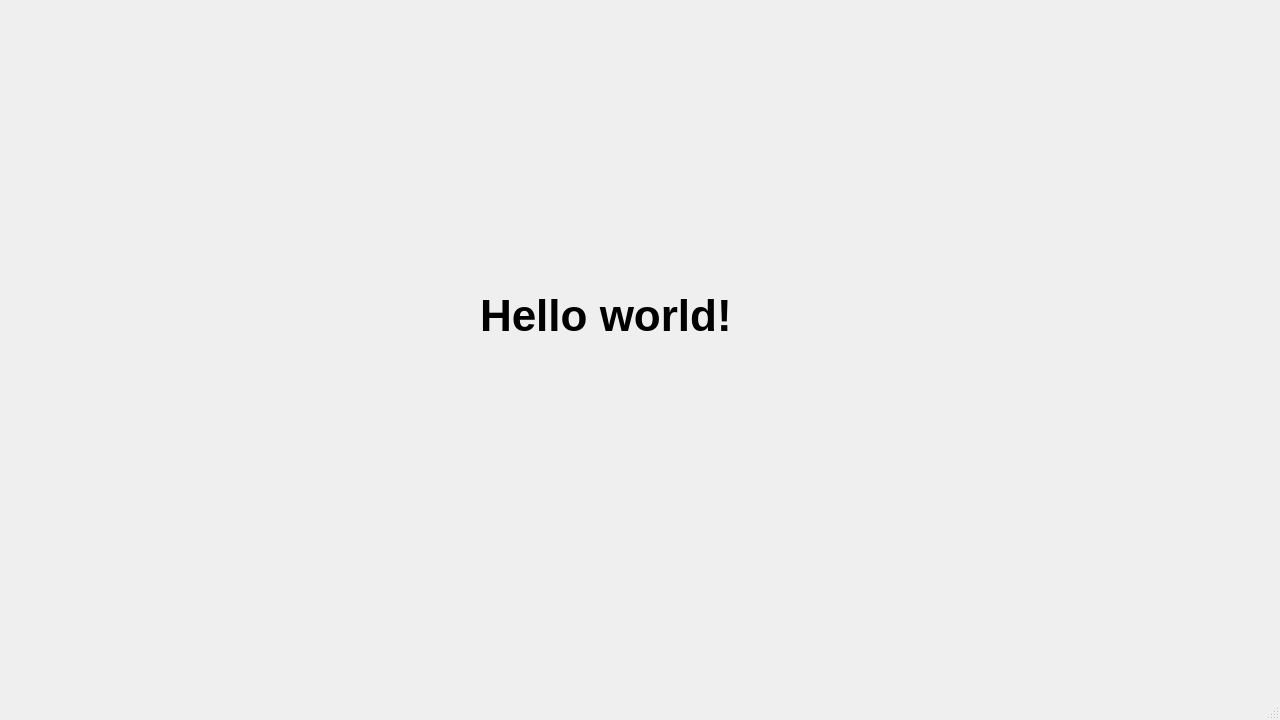
<?xml version="1.0" encoding="UTF-8"?>
<ui version="4.0">
 <class>MainWindow</class>
 <widget class="QMainWindow" name="MainWindow">
  <property name="geometry">
   <rect>
    <x>0</x>
    <y>0</y>
    <width>1280</width>
    <height>720</height>
   </rect>
  </property>
  <property name="windowTitle">
   <string>MainWindow</string>
  </property>
  <widget class="QWidget" name="centralwidget">
   <widget class="QLabel" name="hello_label">
    <property name="geometry">
     <rect>
      <x>480</x>
      <y>270</y>
      <width>311</width>
      <height>91</height>
     </rect>
    </property>
    <property name="font">
     <font>
      <pointsize>33</pointsize>
      <bold>true</bold>
     </font>
    </property>
    <property name="text">
     <string>Hello world!</string>
    </property>
   </widget>
  </widget>
  <widget class="QMenuBar" name="menubar">
   <property name="geometry">
    <rect>
     <x>0</x>
     <y>0</y>
     <width>1280</width>
     <height>21</height>
    </rect>
   </property>
  </widget>
  <widget class="QStatusBar" name="statusbar"/>
 </widget>
 <resources/>
 <connections/>
</ui>
